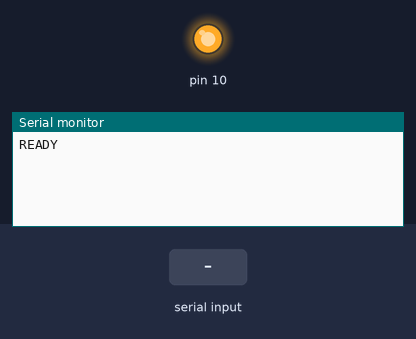
Bench run of a sketch on a simulated Arduino Uno, built with avr-gcc and run on an emulated ATmega328P. Parts: output pins drawn as LEDs (lit = HIGH), the last lines printed to the serial monitor. The inputs (shaded band) are chosen by the test bench. Pins used as bus, display or sensor lines are not drawn.

Above: at 1.2 s.
1.3 s: "90,45\n" received over Serial
At 1.7 s:
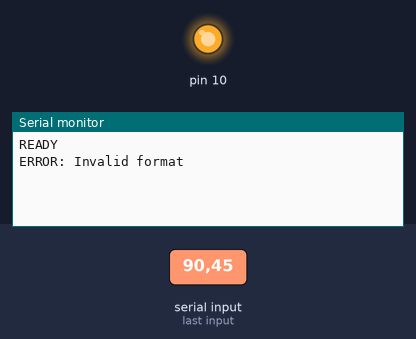
2.8 s: "90 45\n" received over Serial
At 4.2 s:
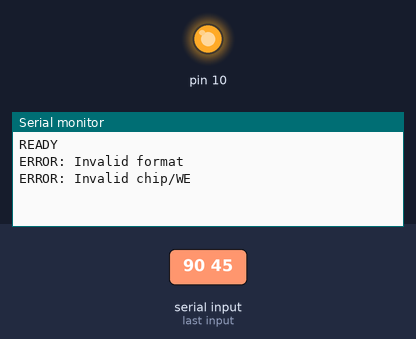

The sketch:

e-chem_MUX.ino
```cpp
/*
  E-Chem MUX

  Controls four 32-channel multiplexers for electrochemical measurements
  Communicates with Raspberry Pi via hardware serial (Serial1)

  modified on 11 June 2025
  by Sadman Sakib
*/

#include <SPI.h>

// Multiplexer control pins
const int muxSelectPin1 = 6;  // WE MUX #1 (Channels 0-31)
const int muxSelectPin2 = 7;  // WE MUX #2 (Channels 32-63)
const int muxSelectPin3 = 8;  // RE MUX (16 channels)
const int muxSelectPin4 = 9;  // CE MUX (16 channels)

// SPI configuration
SPISettings spiconfig(1000000, MSBFIRST, SPI_MODE2);

// Channel configuration for ADG731 (32 channels + 2 special states)
const byte chnls[] = {
  0b00000000, 0b00000001, 0b00000010, 0b00000011,  // 1-4
  0b00000100, 0b00000101, 0b00000110, 0b00000111,  // 5-8
  0b00001000, 0b00001001, 0b00001010, 0b00001011,  // 9-12
  0b00001100, 0b00001101, 0b00001110, 0b00001111,  // 13-16
  0b00010000, 0b00010001, 0b00010010, 0b00010011,  // 17-20
  0b00010100, 0b00010101, 0b00010110, 0b00010111,  // 21-24
  0b00011000, 0b00011001, 0b00011010, 0b00011011,  // 25-28
  0b00011100, 0b00011101, 0b00011110, 0b00011111,  // 29-32
  0b10000000,  // MUX_OFF (index 32)
  0b01000000   // KEEP_CHANNEL (index 33)
};

// Special state indices
const byte MUX_OFF = 32;
const byte KEEP_CHANNEL = 33;

// Serial configuration
const int MAX_CMD_LENGTH = 10;  // Max command length

// System state
byte currentChip = -1;    // Current chip (0-15)
byte currentWE = -1;      // Current working electrode (0-3)

// Function prototypes
void setMuxChannel(byte muxID, byte channel);
void parseSerialCommand();
void processCommand(char* cmd);
void setElectrodes(byte chip, byte we);
void sendAck(byte chipID, byte weID, bool success, const char* errorMsg = "");
void latch(byte muxID);


// --------------------------
// Hardware Control Functions
// --------------------------

void latch(byte muxID) {
  int selectPin;
  switch(muxID) {
    case 1: selectPin = muxSelectPin1; break;
    case 2: selectPin = muxSelectPin2; break;
    case 3: selectPin = muxSelectPin3; break;
    case 4: selectPin = muxSelectPin4; break;
    default: return;
  }

  SPI.beginTransaction(spiconfig);
  digitalWrite(selectPin, LOW);
  SPI.transfer(chnls[KEEP_CHANNEL]);
  digitalWrite(selectPin, HIGH);
  SPI.endTransaction();
}

void setMuxChannel(byte muxID, byte channel) {
  int selectPin;
  switch(muxID) {
    case 1: selectPin = muxSelectPin1; break;
    case 2: selectPin = muxSelectPin2; break;
    case 3: selectPin = muxSelectPin3; break;
    case 4: selectPin = muxSelectPin4; break;
    default: return;
  }

  SPI.beginTransaction(spiconfig);
  digitalWrite(selectPin, LOW);
  SPI.transfer(chnls[channel]);
  digitalWrite(selectPin, HIGH);
  SPI.endTransaction();
}

// --------------------------
// Serial Communication
// --------------------------

void parseSerialCommand() {
  static char buffer[MAX_CMD_LENGTH];
  static int index = 0;

  while (Serial.available() && index < MAX_CMD_LENGTH-1) {  // Changed to Serial
    char c = Serial.read();  // Read from USB

    if (c == '\n') {
      buffer[index] = '\0';
      processCommand(buffer);
      index = 0;
    }
    else if (c != '\r') {
      buffer[index++] = c;
    }
  }

  if (index >= MAX_CMD_LENGTH-1) {
    sendAck(0, 0, false, "Command too long");
    index = 0;
  }
}

void processCommand(char* cmd) {
  int chip, we;

  if (sscanf(cmd, "%d %d", &chip, &we) != 2) {
    sendAck(0, 0, false, "Invalid format");
    return;
  }

  if (chip < 1 || chip > 16 || we < 1 || we > 4) {
    sendAck(0, 0, false, "Invalid chip/WE");
    return;
  }

  setElectrodes(chip-1, we-1);
  sendAck(chip-1, we-1, true);
}

// --------------------------
// Core Functions
// --------------------------

void setElectrodes(byte chip, byte we) {
  // Calculate global WE index
  int globalWE = (chip * 4) + we;

  // Determine MUX and channel
  byte weMux = (globalWE < 32) ? 1 : 2;
  byte weChannel = (globalWE < 32) ? globalWE : globalWE - 32;

  // RE/CE use same channel as chip index
  setMuxChannel(weMux, weChannel);
  setMuxChannel(3, chip);  // RE
  setMuxChannel(4, chip);  // CE

  // Apply latching
  latch(weMux);
  latch(3);
  latch(4);

  // Update state
  currentChip = chip;
  currentWE = we;
}

void setup() {
  // Initialize LED for status
  pinMode(LED_BUILTIN, OUTPUT);
  digitalWrite(LED_BUILTIN, HIGH);  // Power-on indicator

  // Initialize MUX control pins
  pinMode(muxSelectPin1, OUTPUT);
  pinMode(muxSelectPin2, OUTPUT);
  pinMode(muxSelectPin3, OUTPUT);
  pinMode(muxSelectPin4, OUTPUT);

  // Initialize SPI
  SPI.begin();

  // Initialize USB Serial ONLY
  Serial.begin(115200);
  while (!Serial);  // Wait for USB connection (remove if not using Arduino IDE)

  // Initialize all MUXes to OFF state
  setMuxChannel(1, MUX_OFF);
  setMuxChannel(2, MUX_OFF);
  setMuxChannel(3, MUX_OFF);
  setMuxChannel(4, MUX_OFF);

  Serial.println("READY");  // USB initialization complete
  digitalWrite(LED_BUILTIN, LOW);
}

void loop() {
  parseSerialCommand();  // Handle incoming USB commands
  delay(10);            // Prevent CPU overuse
}

void sendAck(byte chipID, byte weID, bool success, const char* errorMsg = "") {
  if (success) {
    String message = "switched to: chip";
    message += String(chipID + 1);
    message += " and WE ";
    message += String(weID + 1);

    Serial.println(message);  // Send via USB
  }
  else {
    String error = "ERROR: ";
    error += errorMsg;
    Serial.println(error);  // Send via USB
  }
}
```

Measured:
- after the input at 1.3 s, the serial monitor: prints a new line at once (image 1)
- after the input at 2.8 s, the serial monitor: prints a new line at once (image 2)
